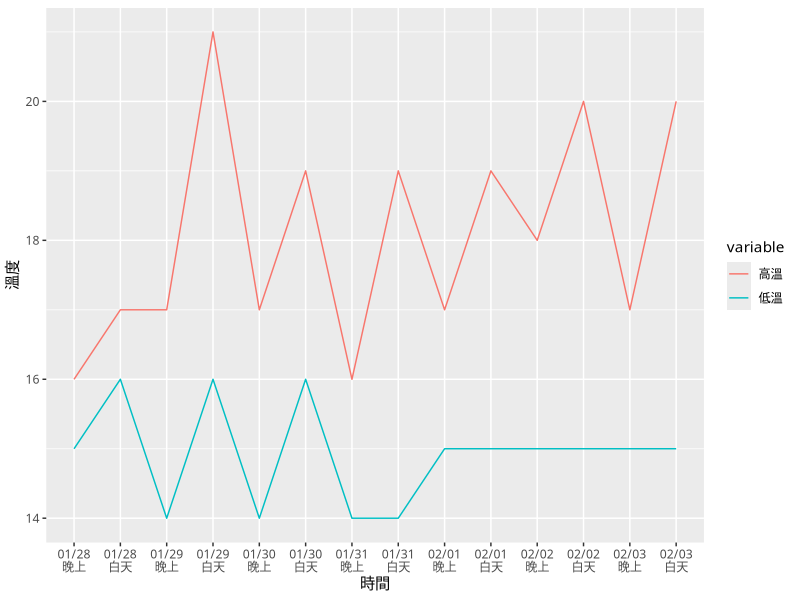

Reproduce this figure in R.
## ---- chunk 1
library(dplyr)
library(ggplot2)
library(reshape2)
## ---- chunk 2
#dat <- read.csv("data/weather-utf8.csv", fileEncoding="utf8") 
dat <- read.csv("data/weather-utf8.csv") 
max(dat[1:2, 4:5])
min(dat[1:2, 4:5])
## ---- chunk 3
day1 <- filter(dat, 早晚=="白天")
day2 <- mutate(day1, 溫度=paste(高溫,低溫,sep="-"))
day3 <- select(day2, 天氣, 溫度)

night1 <- filter(dat, 早晚=="晚上")
night2 <- mutate(night1, 溫度=paste(高溫,低溫,sep="-"))
night3 <- select(night2, 天氣, 溫度)

out <- data.frame(t(bind_cols(day3, night3)))
colnames(out) <- day1$日期
rownames(out) <- c("白天天氣","白天溫度","晚上天氣","晚上溫度")
out
knitr::kable(out)
## ---- chunk 4
dat1 <- mutate(dat, 時間=paste(日期,早晚,sep="\n"))
dat2 <- select(dat1, 時間, 高溫, 低溫)
colnames(dat2)[1] <- "時間"
dat3 <- melt(dat2, id.vars="時間")
ggplot(dat3, aes(x=時間, y=value, group=variable, colour=variable)) + 
  geom_line() + 
  labs(x="時間", y="溫度") +
  theme_gray(base_family="STHeiti") # 顯示中文字 Mac user only
